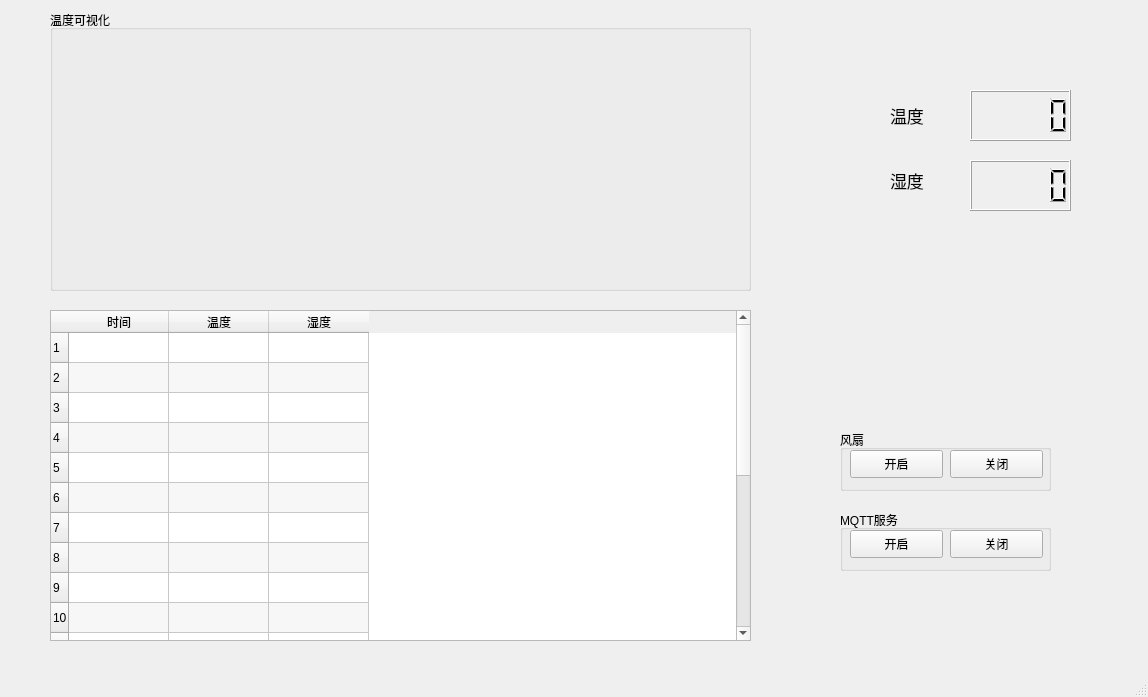
<?xml version="1.0" encoding="UTF-8"?>
<ui version="4.0">
 <class>MainWindow</class>
 <widget class="QMainWindow" name="MainWindow">
  <property name="geometry">
   <rect>
    <x>0</x>
    <y>0</y>
    <width>1148</width>
    <height>697</height>
   </rect>
  </property>
  <property name="windowTitle">
   <string>环境监测</string>
  </property>
  <widget class="QWidget" name="centralwidget">
   <widget class="QGroupBox" name="groupBox">
    <property name="geometry">
     <rect>
      <x>840</x>
      <y>430</y>
      <width>211</width>
      <height>61</height>
     </rect>
    </property>
    <property name="title">
     <string>风扇</string>
    </property>
    <widget class="QPushButton" name="pushButton_2">
     <property name="geometry">
      <rect>
       <x>110</x>
       <y>20</y>
       <width>93</width>
       <height>28</height>
      </rect>
     </property>
     <property name="text">
      <string>关闭</string>
     </property>
    </widget>
    <widget class="QPushButton" name="pushButton">
     <property name="geometry">
      <rect>
       <x>10</x>
       <y>20</y>
       <width>93</width>
       <height>28</height>
      </rect>
     </property>
     <property name="mouseTracking">
      <bool>false</bool>
     </property>
     <property name="text">
      <string>开启</string>
     </property>
    </widget>
   </widget>
   <widget class="QGroupBox" name="groupBox_2">
    <property name="geometry">
     <rect>
      <x>840</x>
      <y>510</y>
      <width>211</width>
      <height>61</height>
     </rect>
    </property>
    <property name="title">
     <string>MQTT服务</string>
    </property>
    <widget class="QPushButton" name="pushButton_3">
     <property name="geometry">
      <rect>
       <x>10</x>
       <y>20</y>
       <width>93</width>
       <height>28</height>
      </rect>
     </property>
     <property name="text">
      <string>开启</string>
     </property>
    </widget>
    <widget class="QPushButton" name="pushButton_4">
     <property name="geometry">
      <rect>
       <x>110</x>
       <y>20</y>
       <width>93</width>
       <height>28</height>
      </rect>
     </property>
     <property name="text">
      <string>关闭</string>
     </property>
    </widget>
   </widget>
   <widget class="QTableWidget" name="tableWidget">
    <property name="geometry">
     <rect>
      <x>50</x>
      <y>310</y>
      <width>701</width>
      <height>331</height>
     </rect>
    </property>
    <property name="alternatingRowColors">
     <bool>true</bool>
    </property>
    <property name="rowCount">
     <number>20</number>
    </property>
    <row/>
    <row/>
    <row/>
    <row/>
    <row/>
    <row/>
    <row/>
    <row/>
    <row/>
    <row/>
    <row/>
    <row/>
    <row/>
    <row/>
    <row/>
    <row/>
    <row/>
    <row/>
    <row/>
    <row/>
    <column>
     <property name="text">
      <string>时间</string>
     </property>
    </column>
    <column>
     <property name="text">
      <string>温度</string>
     </property>
    </column>
    <column>
     <property name="text">
      <string>湿度</string>
     </property>
    </column>
   </widget>
   <widget class="QGroupBox" name="groupBox_3">
    <property name="geometry">
     <rect>
      <x>50</x>
      <y>10</y>
      <width>701</width>
      <height>281</height>
     </rect>
    </property>
    <property name="title">
     <string>温度可视化</string>
    </property>
   </widget>
   <widget class="QLabel" name="label">
    <property name="geometry">
     <rect>
      <x>890</x>
      <y>90</y>
      <width>71</width>
      <height>51</height>
     </rect>
    </property>
    <property name="font">
     <font>
      <family>Alibaba PuHuiTi</family>
      <pointsize>13</pointsize>
      <weight>50</weight>
      <bold>false</bold>
     </font>
    </property>
    <property name="text">
     <string>温度</string>
    </property>
   </widget>
   <widget class="QLabel" name="label_2">
    <property name="geometry">
     <rect>
      <x>890</x>
      <y>160</y>
      <width>71</width>
      <height>41</height>
     </rect>
    </property>
    <property name="font">
     <font>
      <family>Alibaba PuHuiTi</family>
      <pointsize>13</pointsize>
      <weight>50</weight>
      <bold>false</bold>
     </font>
    </property>
    <property name="text">
     <string>湿度</string>
    </property>
   </widget>
   <widget class="QLCDNumber" name="lcdNumber">
    <property name="geometry">
     <rect>
      <x>970</x>
      <y>90</y>
      <width>101</width>
      <height>51</height>
     </rect>
    </property>
   </widget>
   <widget class="QLCDNumber" name="lcdNumber_2">
    <property name="geometry">
     <rect>
      <x>970</x>
      <y>160</y>
      <width>101</width>
      <height>51</height>
     </rect>
    </property>
   </widget>
  </widget>
  <widget class="QMenuBar" name="menubar">
   <property name="geometry">
    <rect>
     <x>0</x>
     <y>0</y>
     <width>1148</width>
     <height>26</height>
    </rect>
   </property>
  </widget>
  <widget class="QStatusBar" name="statusbar"/>
 </widget>
 <resources/>
 <connections/>
</ui>
